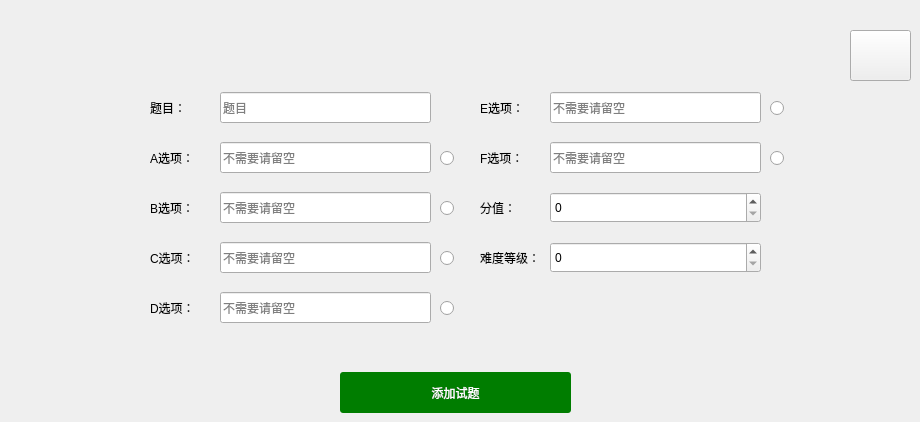
     <widget class="QWidget" name="page_3">
      <widget class="QLineEdit" name="leSingleB">
       <property name="geometry">
        <rect>
         <x>220</x>
         <y>192</y>
         <width>211</width>
         <height>31</height>
        </rect>
       </property>
       <property name="styleSheet">
        <string notr="true">QLineEdit{
font: 11pt &quot;黑体&quot;;
}</string>
       </property>
       <property name="text">
        <string/>
       </property>
       <property name="placeholderText">
        <string>不需要请留空</string>
       </property>
      </widget>
      <widget class="QLineEdit" name="leSingleF">
       <property name="geometry">
        <rect>
         <x>550</x>
         <y>142</y>
         <width>211</width>
         <height>31</height>
        </rect>
       </property>
       <property name="styleSheet">
        <string notr="true">QLineEdit{
font: 11pt &quot;黑体&quot;;
}</string>
       </property>
       <property name="text">
        <string/>
       </property>
       <property name="placeholderText">
        <string>不需要请留空</string>
       </property>
      </widget>
      <widget class="QLineEdit" name="leSingleTitle">
       <property name="geometry">
        <rect>
         <x>220</x>
         <y>92</y>
         <width>211</width>
         <height>31</height>
        </rect>
       </property>
       <property name="styleSheet">
        <string notr="true">QLineEdit{
font: 11pt &quot;黑体&quot;;
}</string>
       </property>
       <property name="text">
        <string/>
       </property>
       <property name="placeholderText">
        <string>题目</string>
       </property>
      </widget>
      <widget class="QLabel" name="label_27">
       <property name="geometry">
        <rect>
         <x>480</x>
         <y>242</y>
         <width>61</width>
         <height>31</height>
        </rect>
       </property>
       <property name="styleSheet">
        <string notr="true">font: 10pt &quot;黑体&quot;;</string>
       </property>
       <property name="text">
        <string>难度等级：</string>
       </property>
      </widget>
      <widget class="QLineEdit" name="leSingleA">
       <property name="geometry">
        <rect>
         <x>220</x>
         <y>142</y>
         <width>211</width>
         <height>31</height>
        </rect>
       </property>
       <property name="styleSheet">
        <string notr="true">QLineEdit{
font: 11pt &quot;黑体&quot;;
}</string>
       </property>
       <property name="text">
        <string/>
       </property>
       <property name="placeholderText">
        <string>不需要请留空</string>
       </property>
      </widget>
      <widget class="QSpinBox" name="sbSingleLevel">
       <property name="geometry">
        <rect>
         <x>550</x>
         <y>242</y>
         <width>211</width>
         <height>31</height>
        </rect>
       </property>
       <property name="styleSheet">
        <string notr="true">font: 11pt &quot;黑体&quot;;</string>
       </property>
       <property name="maximum">
        <number>5</number>
       </property>
      </widget>
      <widget class="QRadioButton" name="rbSingleE">
       <property name="geometry">
        <rect>
         <x>770</x>
         <y>100</y>
         <width>21</width>
         <height>16</height>
        </rect>
       </property>
       <property name="text">
        <string/>
       </property>
      </widget>
      <widget class="QLabel" name="label_28">
       <property name="geometry">
        <rect>
         <x>480</x>
         <y>142</y>
         <width>61</width>
         <height>31</height>
        </rect>
       </property>
       <property name="styleSheet">
        <string notr="true">font: 10pt &quot;黑体&quot;;</string>
       </property>
       <property name="text">
        <string>F选项：</string>
       </property>
      </widget>
      <widget class="QLineEdit" name="leSingleE">
       <property name="geometry">
        <rect>
         <x>550</x>
         <y>92</y>
         <width>211</width>
         <height>31</height>
        </rect>
       </property>
       <property name="styleSheet">
        <string notr="true">QLineEdit{
font: 11pt &quot;黑体&quot;;
}</string>
       </property>
       <property name="text">
        <string/>
       </property>
       <property name="placeholderText">
        <string>不需要请留空</string>
       </property>
      </widget>
      <widget class="QSpinBox" name="sbSingleScore">
       <property name="geometry">
        <rect>
         <x>550</x>
         <y>192</y>
         <width>211</width>
         <height>31</height>
        </rect>
       </property>
       <property name="styleSheet">
        <string notr="true">font: 11pt &quot;黑体&quot;;</string>
       </property>
       <property name="maximum">
        <number>100</number>
       </property>
      </widget>
      <widget class="QPushButton" name="btnAddQuesSingle">
       <property name="geometry">
        <rect>
         <x>340</x>
         <y>372</y>
         <width>231</width>
         <height>41</height>
        </rect>
       </property>
       <property name="styleSheet">
        <string notr="true">QPushButton{
    border:none;
	font: 12pt &quot;黑体&quot;;
	
	background-color: rgb(0, 125, 0);
    border-radius:3px;
    color:white;
}
QPushButton:hover{
	
	background-color: rgb(0, 85, 0);
}</string>
       </property>
       <property name="text">
        <string>添加试题</string>
       </property>
      </widget>
      <widget class="QLabel" name="label_29">
       <property name="geometry">
        <rect>
         <x>480</x>
         <y>192</y>
         <width>61</width>
         <height>31</height>
        </rect>
       </property>
       <property name="styleSheet">
        <string notr="true">font: 10pt &quot;黑体&quot;;</string>
       </property>
       <property name="text">
        <string>分值：</string>
       </property>
      </widget>
      <widget class="QRadioButton" name="rbSingleC">
       <property name="geometry">
        <rect>
         <x>440</x>
         <y>250</y>
         <width>21</width>
         <height>16</height>
        </rect>
       </property>
       <property name="text">
        <string/>
       </property>
      </widget>
      <widget class="QLabel" name="label_30">
       <property name="geometry">
        <rect>
         <x>150</x>
         <y>192</y>
         <width>61</width>
         <height>31</height>
        </rect>
       </property>
       <property name="styleSheet">
        <string notr="true">font: 10pt &quot;黑体&quot;;</string>
       </property>
       <property name="text">
        <string>B选项：</string>
       </property>
      </widget>
      <widget class="QLineEdit" name="leSingleD">
       <property name="geometry">
        <rect>
         <x>220</x>
         <y>292</y>
         <width>211</width>
         <height>31</height>
        </rect>
       </property>
       <property name="styleSheet">
        <string notr="true">QLineEdit{
font: 11pt &quot;黑体&quot;;
}</string>
       </property>
       <property name="text">
        <string/>
       </property>
       <property name="placeholderText">
        <string>不需要请留空</string>
       </property>
      </widget>
      <widget class="QLabel" name="label_32">
       <property name="geometry">
        <rect>
         <x>150</x>
         <y>292</y>
         <width>61</width>
         <height>31</height>
        </rect>
       </property>
       <property name="styleSheet">
        <string notr="true">font: 10pt &quot;黑体&quot;;</string>
       </property>
       <property name="text">
        <string>D选项：</string>
       </property>
      </widget>
      <widget class="QRadioButton" name="rbSingleD">
       <property name="geometry">
        <rect>
         <x>440</x>
         <y>300</y>
         <width>21</width>
         <height>16</height>
        </rect>
       </property>
       <property name="text">
        <string/>
       </property>
      </widget>
      <widget class="QLabel" name="label_33">
       <property name="geometry">
        <rect>
         <x>150</x>
         <y>242</y>
         <width>61</width>
         <height>31</height>
        </rect>
       </property>
       <property name="styleSheet">
        <string notr="true">font: 10pt &quot;黑体&quot;;</string>
       </property>
       <property name="text">
        <string>C选项：</string>
       </property>
      </widget>
      <widget class="QLabel" name="label_34">
       <property name="geometry">
        <rect>
         <x>150</x>
         <y>142</y>
         <width>61</width>
         <height>31</height>
        </rect>
       </property>
       <property name="styleSheet">
        <string notr="true">font: 10pt &quot;黑体&quot;;</string>
       </property>
       <property name="text">
        <string>A选项：</string>
       </property>
      </widget>
      <widget class="QRadioButton" name="rbSingleA">
       <property name="geometry">
        <rect>
         <x>440</x>
         <y>150</y>
         <width>21</width>
         <height>16</height>
        </rect>
       </property>
       <property name="text">
        <string/>
       </property>
      </widget>
      <widget class="QRadioButton" name="rbSingleF">
       <property name="geometry">
        <rect>
         <x>770</x>
         <y>150</y>
         <width>21</width>
         <height>16</height>
        </rect>
       </property>
       <property name="text">
        <string/>
       </property>
      </widget>
      <widget class="QLineEdit" name="leSingleC">
       <property name="geometry">
        <rect>
         <x>220</x>
         <y>242</y>
         <width>211</width>
         <height>31</height>
        </rect>
       </property>
       <property name="styleSheet">
        <string notr="true">QLineEdit{
font: 11pt &quot;黑体&quot;;
}</string>
       </property>
       <property name="text">
        <string/>
       </property>
       <property name="placeholderText">
        <string>不需要请留空</string>
       </property>
      </widget>
      <widget class="QLabel" name="label_35">
       <property name="geometry">
        <rect>
         <x>150</x>
         <y>92</y>
         <width>61</width>
         <height>31</height>
        </rect>
       </property>
       <property name="styleSheet">
        <string notr="true">font: 10pt &quot;黑体&quot;;</string>
       </property>
       <property name="text">
        <string>题目：</string>
       </property>
      </widget>
      <widget class="QLabel" name="label_36">
       <property name="geometry">
        <rect>
         <x>480</x>
         <y>92</y>
         <width>61</width>
         <height>31</height>
        </rect>
       </property>
       <property name="styleSheet">
        <string notr="true">font: 10pt &quot;黑体&quot;;</string>
       </property>
       <property name="text">
        <string>E选项：</string>
       </property>
      </widget>
      <widget class="QRadioButton" name="rbSingleB">
       <property name="geometry">
        <rect>
         <x>440</x>
         <y>200</y>
         <width>21</width>
         <height>16</height>
        </rect>
       </property>
       <property name="text">
        <string/>
       </property>
      </widget>
      <widget class="QPushButton" name="btnSingleReturn">
       <property name="geometry">
        <rect>
         <x>850</x>
         <y>30</y>
         <width>61</width>
         <height>51</height>
        </rect>
       </property>
       <property name="styleSheet">
        <string notr="true">border-image: url(:/i/agt_back-256.png);</string>
       </property>
       <property name="text">
        <string/>
       </property>
      </widget>
     </widget>
